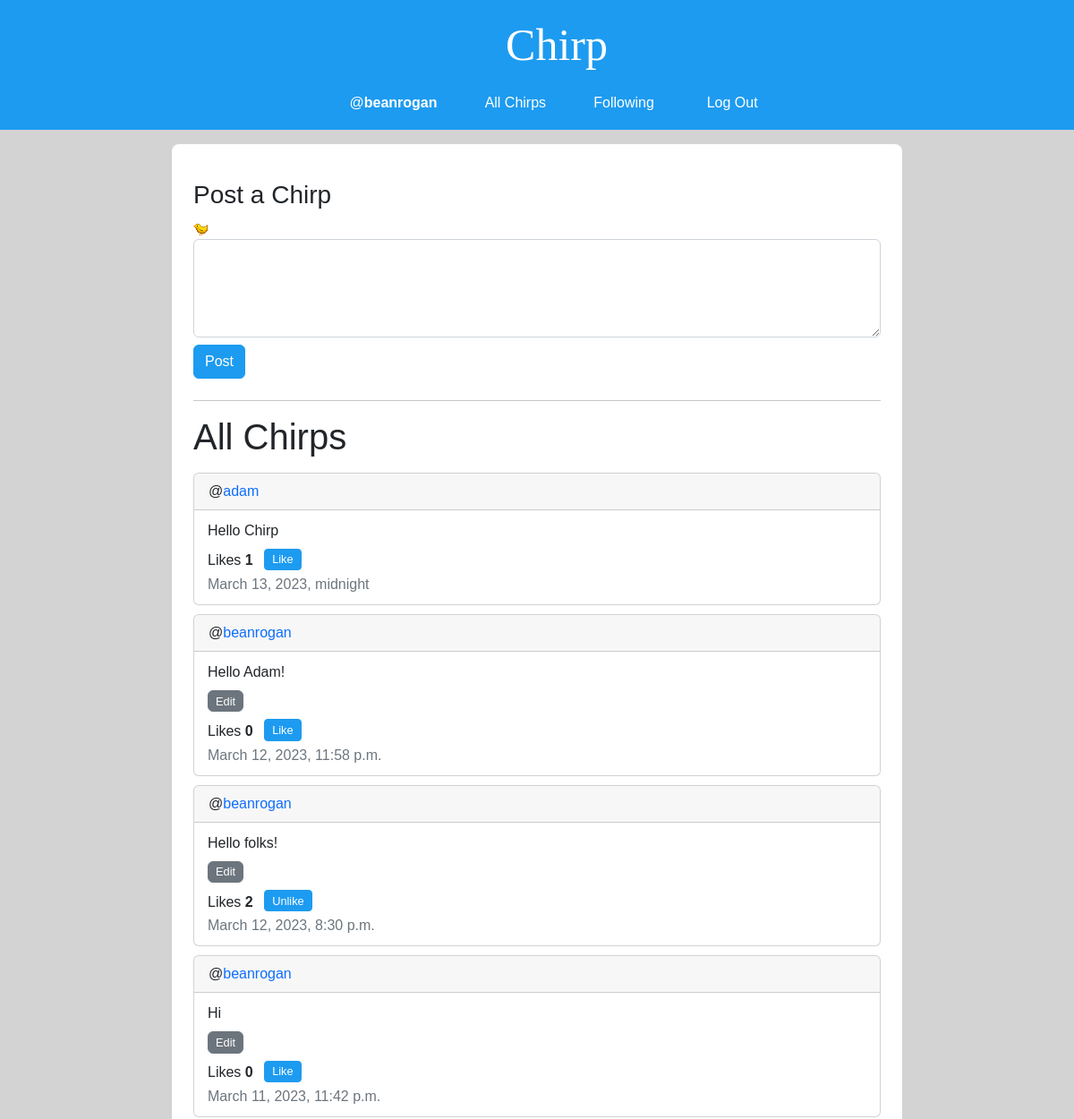
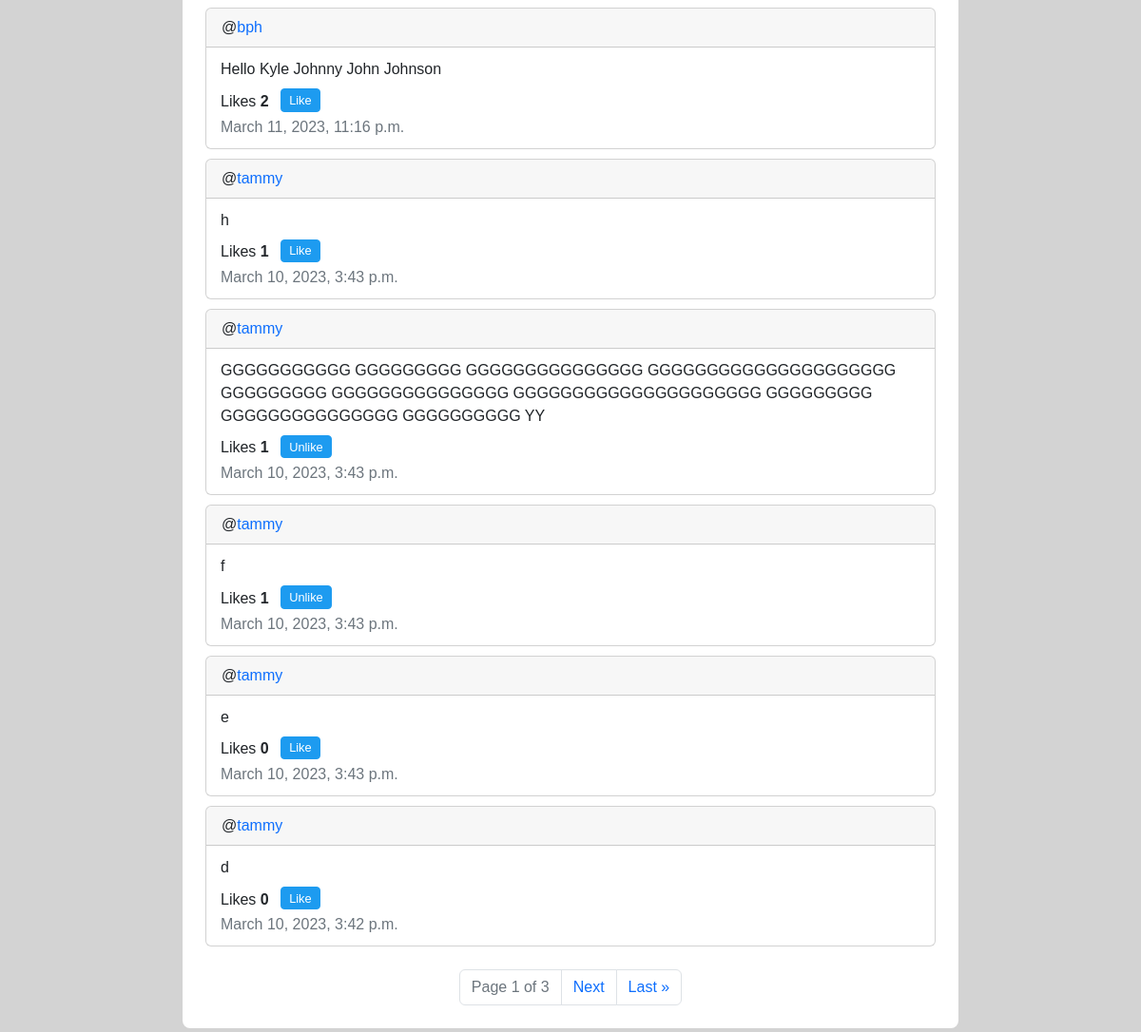
The app's page / (signed in) with its own data (2 pictures, top to bottom).
### network/models.py (models this page shows, shortened)
class User(AbstractUser):
    pass

class Post(models.Model):
    author = models.ForeignKey('User', on_delete=models.CASCADE, related_name="+")
    content = models.TextField(max_length=280, verbose_name='')
    datetime = models.DateTimeField(auto_now_add=True)
    def likes(self):
        return self.like_objs.count()
    def users_liked(self):
        users = [like_obj.user for like_obj in self.like_objs.all()]
        return users

### network/views.py (the view)
# urls.py: path("", views.index, name="index"),
def index(request):
    if request.method == "POST":
        if request.user.is_authenticated:
            f = NewPostForm(request.POST)
            post = f.save(commit=False)
            post.author = request.user
            post.save()
        else:
            return render(request, "network/error-page.html", {
                'message': error_message['login_to_post']
            })
        return HttpResponseRedirect(reverse("index"))
    else:
        post_list = Post.objects.order_by("-datetime")
        paginator = Paginator(post_list, 10)
        page_number = request.GET.get('page')
        page_obj = paginator.get_page(page_number)
        return render(request, "network/index.html", {
            'form': NewPostForm(),
            'page_obj': page_obj,
        })

### network/forms.py
class NewPostForm(ModelForm):
    class Meta:
        model = Post
        fields = ['content']
        widgets = {
            'content': Textarea(attrs={'class': 'newpost form-control', 'cols': 40, 'rows': 4}),
        }

### network/templates/network/index.html (shortened to what this page needs)
{% extends "network/layout.html" %}
{% block body %}
    {% if user.is_authenticated %}
    <h3>Post a Chirp</h3><img alt="tweety bird">
        <div class="new-post-form-container">
            <form action="{% url 'index' %}" method="post">
                {{ form }}
                <input class="btn btn-primary my-2" type="submit" value="Post"/>
            </form>
        </div>
        <hr>
    {% endif %}
    <h1>All Chirps</h1>
    {% include "network/post-pagination.html" with user=user page_obj=page_obj %}
{% endblock %}

### network/templates/network/layout.html (shortened to what this page needs)
{% load static %}
<!DOCTYPE html>
<html lang="en">
    <head>
        <link href="https://cdn.jsdelivr.net/npm/bootstrap@5.2.3/dist/css/bootstrap.min.css" rel="stylesheet">
        <link href="{% static 'network/styles.css' %}" rel="stylesheet">
    </head>
    <body>
        <nav class="navbar navbar-expand-lg nav-justified">
            <a class="navbar-brand" href="{% url 'index' %}">Chirp</a>
            <div>
              <ul class="navbar-nav">
                {% if user.is_authenticated %}
                    <li class="nav-item">
                        <a class="nav-link" href="{% url 'profile' user.username %}">@<strong id="username">{{ user.username }}</strong></a>
                    </li>
                {% endif %}
                <li class="nav-item">
                  <a class="nav-link" href="{% url 'index' %}">All Chirps</a>
                </li>
                {% if user.is_authenticated %}
                    <li class="nav-item">
                        <a class="nav-link" href="{% url 'following' %}">Following</a>
                    </li>
                    <li class="nav-item nav-access">
                        <a class="nav-link" href="{% url 'logout' %}">Log Out</a>
                    </li>
                {% endif %}
              </ul>
            </div>
        </nav>
        <div class="containter row">
            <div class="col-md-2"></div>
            <div class="body col-md-8 mt-3 mb-3 pt-4 pb-2 px-4 rounded-3">
                {% block body %}{% endblock %}
            </div>
            <div class="col-md-2"></div>
        </div>
    </body>
</html>

### network/templates/network/post-pagination.html (shortened to what this page needs)
<div class="post-group">
    {% for post in page_obj %}
        <div class="post card">
            <div class="card-header post-author" id="postAuthor_{{ post.id }}">@<a class="post-author-link" href="{% url 'profile' post.author.username %}">{{post.author}}</a></div>
            <div class="card-body position-relative">
                <div class="post-content-container mb-2" id="postContentContainer_{{ post.id }}">
                    <span class="post-content card-text" id="postContent_{{ post.id }}" style="display: block">{{post.content}}</span>
                    {% if post.author == user %}
                        <button class="post-content-button edit-button btn btn-secondary mt-2" id="postContentEditButton_{{ post.id }}">Edit</button>
                    {% endif %}
                </div>
                <div class="like-button-group d-sm-inline">
                    Likes <span class="like-count" id="likeCount_{{ post.id }}">{{ post.likes }}</span>
                    {% if user not in post.users_liked and user.is_authenticated %}
                        <button class="like-unlike-button btn btn-primary btn-sm mb-1 ms-2" id="{{ post.id }}">Like</button>
                    {% elif user in post.users_liked and user.is_authenticated %}
                        <button class="like-unlike-button btn btn-primary btn-sm mb-1 ms-2" id="{{ post.id }}">Unlike</button>
                    {% else %}
                        <button class="like-unlike-button btn btn-primary btn-sm mb-1 ms-2" id="{{ post.id }}" disabled>Like</button>
                    {% endif %}
                </div>
                <div class="post-datetime d-sm-block fw-light text-muted" id="postDatetime_{{ post.id }}">{{post.datetime}}</div>
            </div>
        </div>
    {% endfor %}
    <nav class="mt-4">
        <ul class="pagination justify-content-center">
            <li class="page-item current disabled">
                <a class="page-link">Page {{ page_obj.number }} of {{ page_obj.paginator.num_pages }}</a>
            </li>
            {% if page_obj.has_next %}
                <li class="page-item next"><a class="page-link" href="?page={{ page_obj.next_page_number }}">Next</a></li>
                {% if page_obj.next_page_number != page_obj.paginator.num_pages %}
                    <li class="page-item last"><a class="page-link" href="?page={{ page_obj.paginator.num_pages }}">Last &raquo;</a></li>
                {% endif %}
            {% endif %}
        </ul>
    </nav>
</div>

### network/static/network/styles.css (style rules this page uses)
.like-unlike-button, .post-content-button { --bs-btn-padding-y: .10rem; --bs-btn-padding-x: .5rem; --bs-btn-font-size: .80rem; }
.btn-primary { --bs-btn-bg: rgb(29, 155, 240); --bs-btn-border-color: rgb(29, 155, 240); --bs-btn-hover-bg: rgb(25, 129, 198); --bs-btn-hover-border-color: rgb(25, 129, 198); }
body { background-color: lightgray; font-family: "Varela", sans-serif; }
.navbar-brand { font-family: "Brush Script MT", cursive; color: white; font-size: 50px; margin-left: 60px; }
.navbar { background-color: rgb(29, 155, 240); flex-direction: column; }
.nav-link { color: white; margin: 2px 20px; font-family: unset; }
.body { background-color: white; }
h1 { margin: 16px 0px; }
.card-body { padding: 3px 15px 10px 15px; }
.post-author-link { text-decoration: none !important; }
.post { margin-bottom: 10px; }
.like-count { font-weight: bold; }

### records on screen
User: username "beanrogan"
Post: author "adam", content "Hello Chirp", likes "1", datetime "March 13, 2023, midnight"
Post: author "beanrogan", content "Hello Adam!", likes "0", datetime "March 12, 2023, 11:58 p.m."
Post: author "beanrogan", content "Hello folks!", likes "2", datetime "March 12, 2023, 8:30 p.m."
Post: author "beanrogan", content "Hi", likes "0", datetime "March 11, 2023, 11:42 p.m."
Post: author "bph", content "Hello Kyle Johnny John Johnson", likes "2", datetime "March 11, 2023, 11:16 p.m."
Post: author "tammy", content "h", likes "1", datetime "March 10, 2023, 3:43 p.m."
Post: author "tammy", content "GGGGGGGGGGG GGGGGGGGG GGGGGGGGGGGGGGG GGGGGGGGGGGGGGGGGGGGG GGGGGGGGG GGGGGGGGGGGGGGG GGGGGGGGGGGGGGGGGGGGG GGGGGGGGG GGGGGGGGGGGGGGG GGGGGGGGGG YY", likes "1", datetime "March 10, 2023, 3:43 p.m."
Post: author "tammy", content "f", likes "1", datetime "March 10, 2023, 3:43 p.m."
Post: author "tammy", content "e", likes "0", datetime "March 10, 2023, 3:43 p.m."
Post: author "tammy", content "d", likes "0", datetime "March 10, 2023, 3:42 p.m."

### other values on screen
{{ page_obj.number }} "1"
{{ page_obj.paginator.num_pages }} "3"
